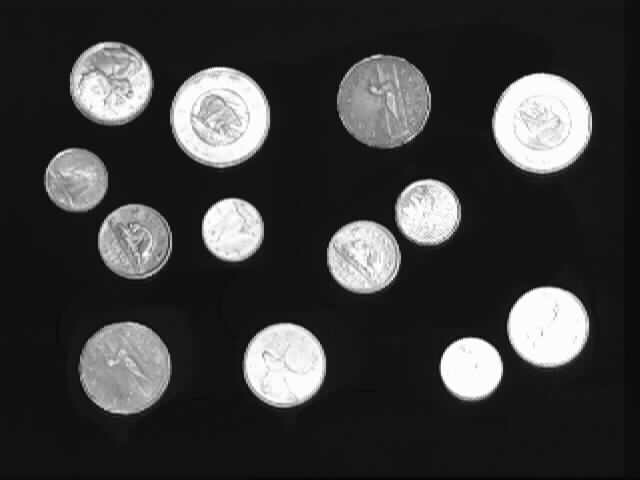
%> input picture LAB4/Scripts/money.tif, 640 x 480 px
$ octave Entrega1.m   (GNU Octave 9; MATLAB toolbox functions it lacks are replaced by stand-ins)
%> lines starting %> are read from the running program, lines starting %| are printed output that depends on the picture; in (x1, y1, x2, y2) boxes, pixels count from 0 and x2, y2 are one past the last pixel; in counts of white or black regions, pixels touching at a corner belong together; the program's own positions count from 1
%> further down, I is the input picture: size 480x640 uint8; min 0, max 255, mean 59.4
### LAB4/Scripts/myBinaritzation.m
function [BW] = myBinaritzation( I, alpha )
%> called with alpha = 0.5
%alpha: 0:= min ndg I,  max ndg I

Imax = max(max(I));
%> Imax = 255
Imin = min(min(I));
%> Imin = 0

lambda = alpha*(Imax-Imin)+Imin;
%> lambda = 128

BW = I > lambda;
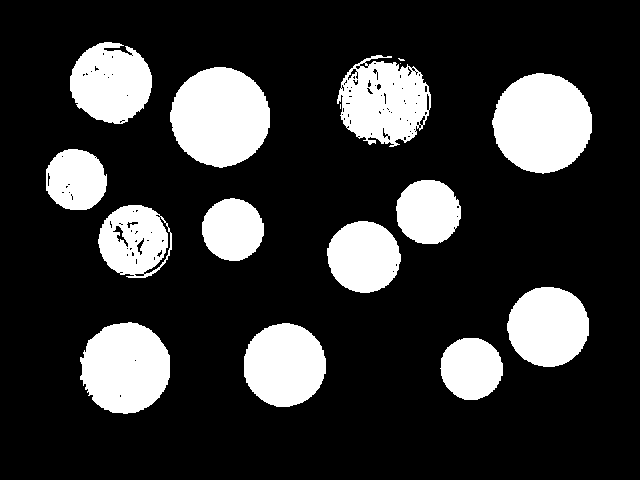
%> BW: size 480x640 logical; 20.7% white; 16 white regions (3 under 20 px), largest, box (x1, y1, x2, y2) and area: (170, 67, 270, 168) 7741, (492, 73, 592, 174) 7735, (80, 322, 170, 414) 6398
imshow(BW,[]);


end

### LAB4/Scripts/Entrega1.m
%inventem una funcio de binarització

I = imread('money.tif');

alpha = 0.5;

BW = myBinaritzation(I, alpha);

imshow(BW);
